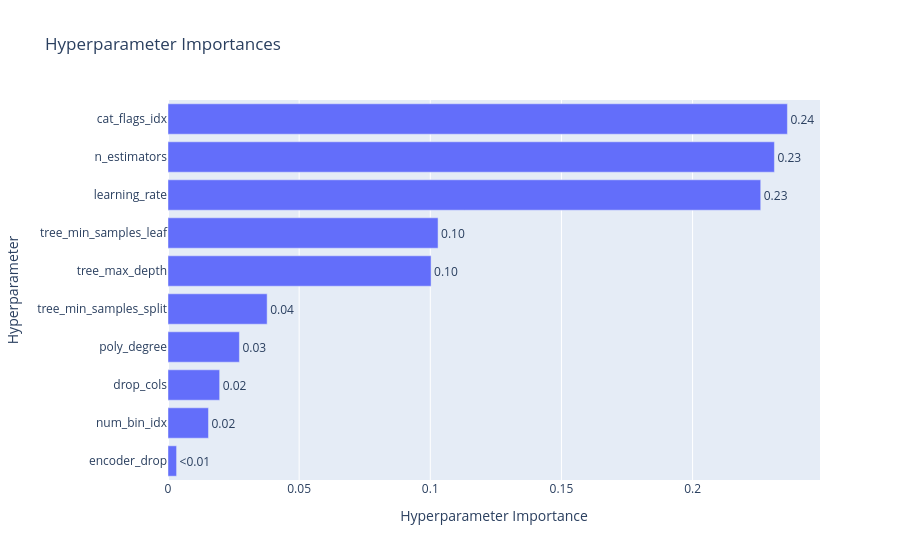

Notebook code for this chart:
### Code cell
optuna.visualization.plot_param_importances(study_ada)

### Figure 1 — Plotly figure (JSON) as saved in the notebook; plotly's stock layout.template omitted (floating-point values rounded to 4 significant figures)
{"data": [{"cliponaxis": false, "hovertemplate": ["encoder_drop (CategoricalDistribution): 0.0032712681836706862<extra></extra>", "num_bin_idx (IntDistribution): 0.015431051323539651<extra></extra>", "drop_cols (CategoricalDistribution): 0.019691727576271217<extra></extra>", "poly_degree (IntDistribution): 0.027220503327239427<extra></extra>", "tree_min_samples_split (IntDistribution): 0.03779705834368403<extra></extra>", "tree_max_depth (IntDistribution): 0.10029587944274401<extra></extra>", "tree_min_samples_leaf (IntDistribution): 0.10296099665596335<extra></extra>", "learning_rate (FloatDistribution): 0.22598025704824998<extra></extra>", "n_estimators (IntDistribution): 0.23120112912137702<extra></extra>", "cat_flags_idx (IntDistribution): 0.23615012897726062<extra></extra>"], "name": "Objective Value", "orientation": "h", "text": ["<0.01", "0.02", "0.02", "0.03", "0.04", "0.10", "0.10", "0.23", "0.23", "0.24"], "textposition": "outside", "type": "bar", "x": [0.003271, 0.01543, 0.01969, 0.02722, 0.0378, 0.1003, 0.103, 0.226, 0.2312, 0.2362], "y": ["encoder_drop", "num_bin_idx", "drop_cols", "poly_degree", "tree_min_samples_split", "tree_max_depth", "tree_min_samples_leaf", "learning_rate", "n_estimators", "cat_flags_idx"]}], "layout": {"title": {"text": "Hyperparameter Importances"}, "xaxis": {"title": {"text": "Hyperparameter Importance"}}, "yaxis": {"title": {"text": "Hyperparameter"}}}}
